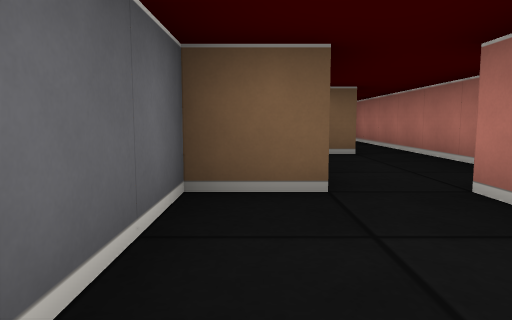
View 1 (above)

18 first-person views from a walk through a cub3D ray-caster map. The camera is about half as high as the walls, tilts 6° down and sees 70° across. The floor is counted in squares. Each view is taken from the middle of a square. On the plan, view 1 faces up. The plan holds only what a view shows up to about 9 squares ahead; the rest is blank. The place goes on beyond the plan.

View 2
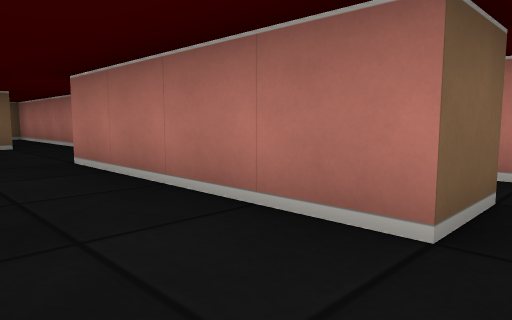

View 3
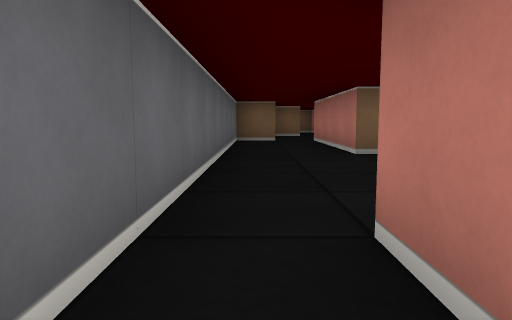

View 4
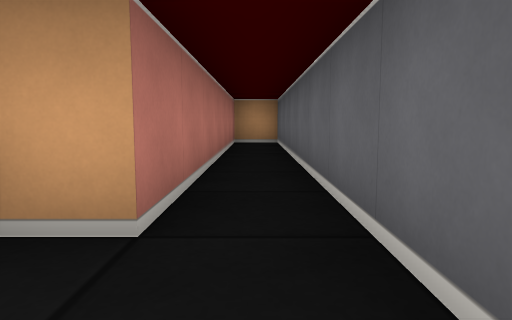

View 5
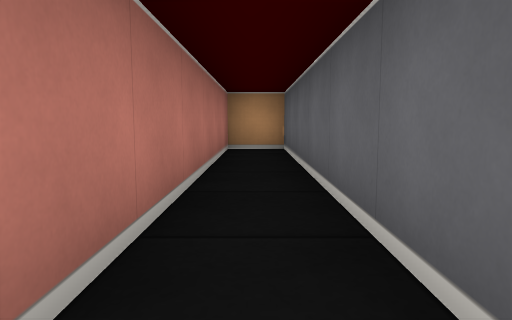

View 6
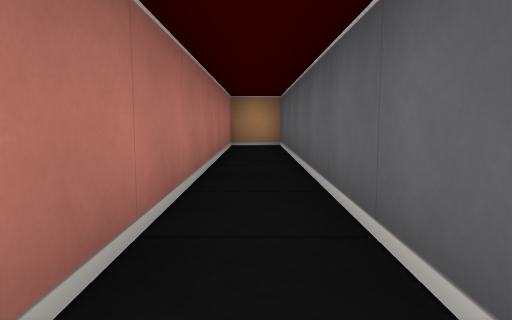

View 7
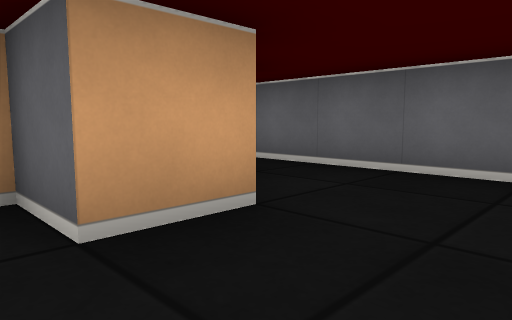

View 8
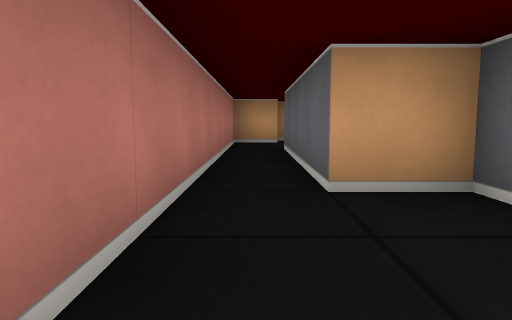

View 9
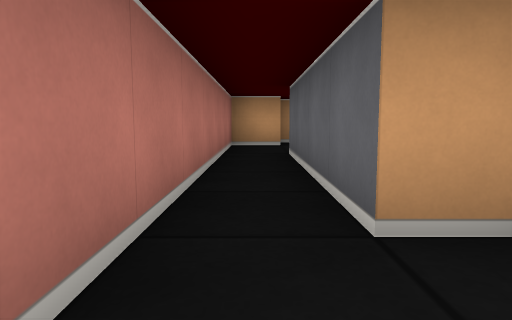

View 10
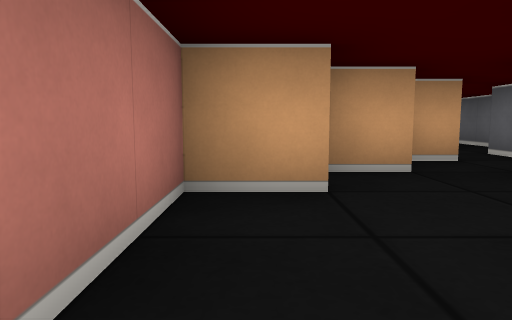

View 11
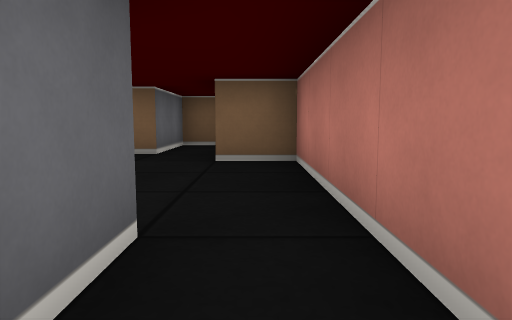

View 12
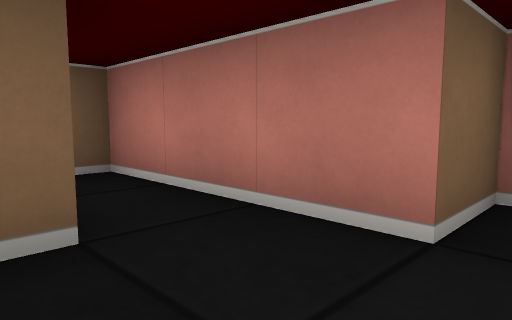

View 13
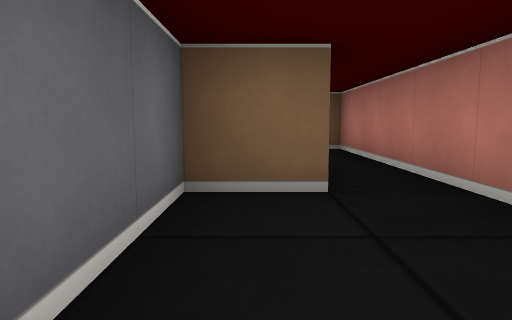

View 14
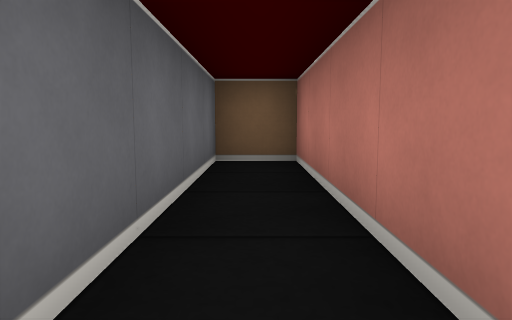

View 15
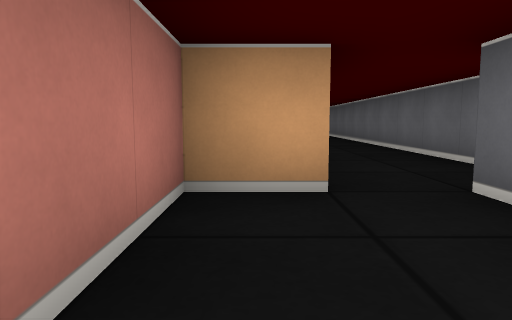

View 16
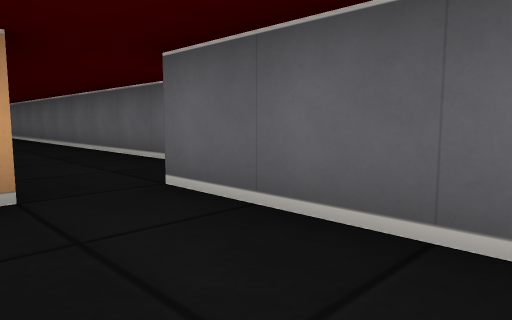

View 17
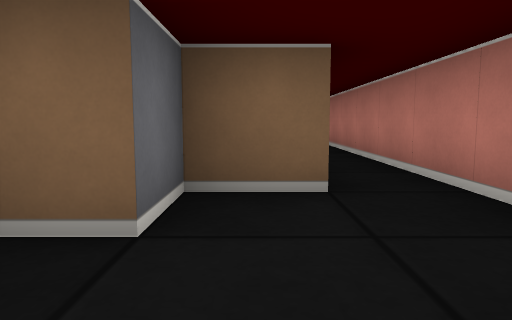

View 18
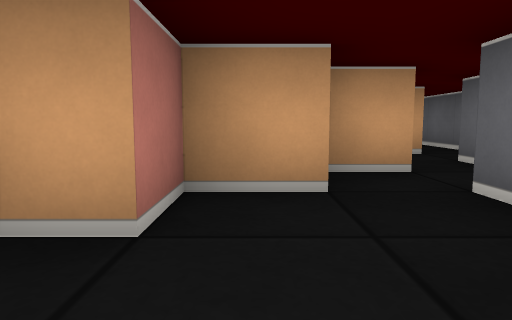

### Floor plan
Ten units are one square. View 1 is at (0, 0); x grows to the right and y downward. Boxes are objects, and circles mark ways between rooms. Rooms are numbered by the first view taken in them; rooms with no view inside come last. Other rooms are left out.
<svg viewBox="-10 -100 60 240">
<path fill="none" stroke="#000" d="M15 45 25 45 25 55 35 55M45 55 45 25 35 25 35 -5 25 -5 25 15 15 15 15 -25M5 -25 -5 -25 -5 125 5 125 5 55 11 55M15 120 15 125M24 125 35 125 35 115 45 115 45 55M14 135 24 135M35 55 35 95 25 95 25 105 19 105M15 -25 25 -25 25 -95 15 -95 15 -55 5 -55 5 -25"/>
<circle cx="40" cy="50" r="3" fill="#2a7"/>
<circle cx="10" cy="-20" r="3" fill="#2a7"/>
<text x="10" y="40">1</text>
<text x="30" y="100">2</text>
<text x="20" y="-50">3</text>
</svg>
Room 1 opens to room 2. Room 1 opens to room 3.

Where each view was taken, in squares from view 1:
view 1: 0 up, 0 right, facing up
view 2: 2 down, 0 right, facing up-right
view 3: 7 down, 0 right, facing up
view 4: 4 down, 0 right, facing down
view 5: 6 down, 0 right, facing down
view 6: 5 down, 0 right, facing down
view 7: 3 down, 3 right, facing down-left
view 8: 3 down, 4 right, facing down
view 9: 4 down, 4 right, facing down
view 10: 9 down, 4 right, facing down
view 11: 7 down, 4 right, facing up
view 12: 3 down, 2 right, facing up-right
view 13: 3 up, 1 right, facing up
view 14: 5 up, 2 right, facing up
view 15: 5 up, 2 right, facing down
view 16: 5 up, 2 right, facing down-left
view 17: 12 down, 3 right, facing up
view 18: 10 down, 3 right, facing down
